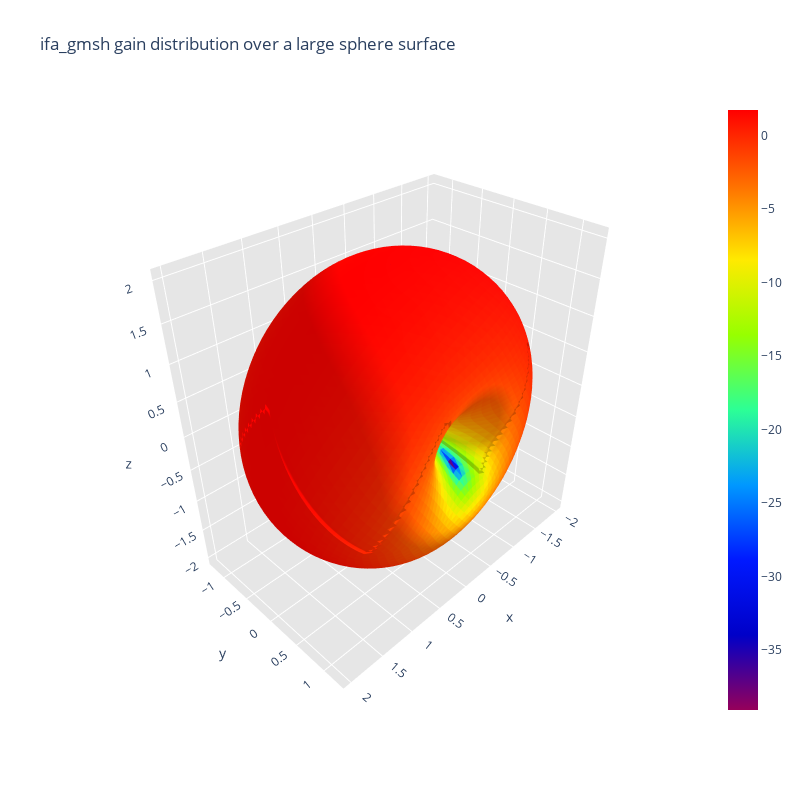

The notebook cell this image was saved under:
### Code cell
ifa_mesh2 = 'data/antennas_mesh2/ifa_gmsh_mesh2.mat'
ifa_current = 'data/antennas_current/ifa_gmsh_current.mat'
ifa_gain_power = 'data/antennas_gain_power/ifa_gmsh_gain_power.mat'
filename_sphere_dense = '../../data/sphere_mesh/sphere_dense.mat'

# Step 2: Radiation intensity distribution over a sphere
print("Calculating radiation intensity distribution over sphere surface...")
radiation_intensity_distribution_over_sphere_surface(ifa_mesh2, ifa_current, filename_sphere_dense, scattering=True)

# Step 3: Generation of the directivity pattern
print("Generating antenna directivity pattern...")
antenna_directivity_pattern(ifa_mesh2, ifa_current, ifa_gain_power, scattering=True)

### Figure 1 — Plotly figure (JSON) as saved in the notebook; plotly's stock layout.template omitted (floating-point values rounded to 4 significant figures; data arrays with more than 128 entries replaced by an {"elided": "..."} marker saying what was removed)
{"data": [{"facecolor": {"elided": "8000 str values"}, "i": {"elided": "8000 int values"}, "j": {"elided": "8000 int values"}, "k": {"elided": "8000 int values"}, "name": "", "type": "mesh3d", "x": {"elided": "4002 float values"}, "y": {"elided": "4002 float values"}, "z": {"elided": "4002 float values"}}, {"hoverinfo": "none", "marker": {"color": [-39.09, 1.737], "colorscale": [[0, "rgb(150, 0, 90)"], [0.125, "rgb(0, 0, 200)"], [0.25, "rgb(0, 25, 255)"], [0.375, "rgb(0, 152, 255)"], [0.5, "rgb(44, 255, 150)"], [0.625, "rgb(151, 255, 0)"], [0.75, "rgb(255, 234, 0)"], [0.875, "rgb(255, 111, 0)"], [1, "rgb(255, 0, 0)"]], "showscale": true, "size": 0.1}, "mode": "markers", "showlegend": false, "type": "scatter3d", "x": [0.1235], "y": [0.08974], "z": [1.993]}], "layout": {"height": 800, "scene": {"aspectratio": {"x": 0.9949, "y": 0.627, "z": 1}, "xaxis": {"backgroundcolor": "rgb(230, 230, 230)", "gridcolor": "rgb(255, 255, 255)", "showbackground": true, "zerolinecolor": "rgb(255, 255, 255)"}, "yaxis": {"backgroundcolor": "rgb(230, 230, 230)", "gridcolor": "rgb(255, 255, 255)", "showbackground": true, "zerolinecolor": "rgb(255, 255, 255)"}, "zaxis": {"backgroundcolor": "rgb(230, 230, 230)", "gridcolor": "rgb(255, 255, 255)", "showbackground": true, "zerolinecolor": "rgb(255, 255, 255)"}}, "title": {"text": "ifa_gmsh gain distribution over a large sphere surface"}, "width": 800}}
